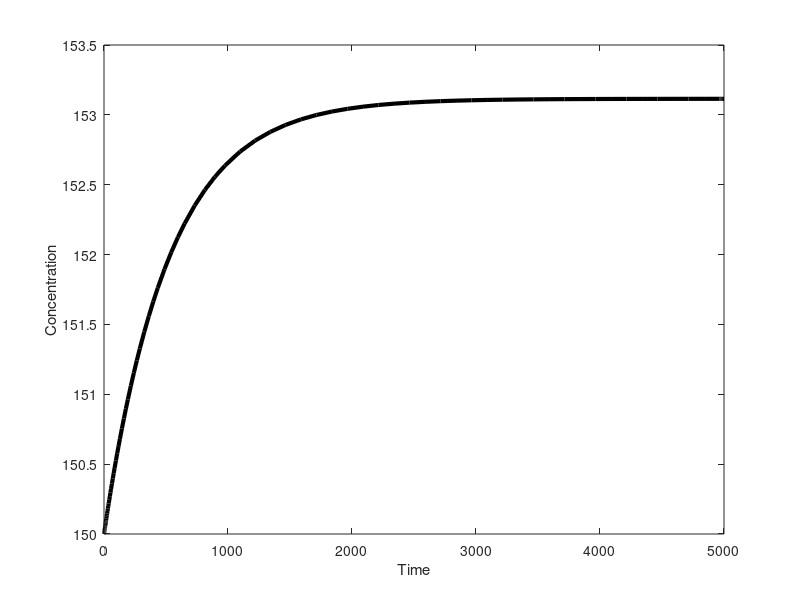

The MATLAB script that drew this image:
%file arabidopsis_branch.m
%from Curien et al., 2003, Eur. J. Biochemistry 270, p. 4615-4627
%Problem 5.6.7

function arabidopsis_branch

%declare parameters
global kcatCGS;
global KmCGScys;
global KmCGSPhser;
global KiCGSPi;

global KiTSPi;
global JPhser;

global Cys;
global CGS;
global Pi;
global ADOMET;
global TS;

%assign parameter values

kcatCGS=30; %/sec
KmCGScys=460; %muM
KmCGSPhser=2500; %muM
KiCGSPi=2000; %muM
 
KiTSPi =1000; %muM
JPhser=0.3; %muM/sec
 
Cys=250;%muM
CGS=0.7;%muM
Pi=10000;%muM
ADOMET=20; %muM
TS=5; %muM


%set up simulation options
ODEFUN=@branchddt;
options=odeset('RelTol', 1e-6, 'AbsTol', 1e-6, 'Refine', 3);
%set simulation time
Tend=5000;

%run simulation
[t,S]=ode45(ODEFUN, [0,Tend], [150]);

%plot results
figure(21)
plot(t, S, 'k', 'LineWidth',3)
%axis([0 Tend 0 5])
xlabel('Time')
ylabel('Concentration')

end


%dynamics for bistable metabolic chain
function dS = branchddt(t,S)

global kcatCGS;
global KmCGScys;
global KmCGSPhser;
global KiCGSPi;

global KiTSPi;
global JPhser;
global Cys;
global CGS;
global Pi;
global ADOMET;
global TS;

Phser=S;

kcatappCGS=kcatCGS/(1+KmCGScys/Cys);

KmCGSapp=(KmCGSPhser/(1+KmCGScys/Cys))*(1+Pi/KiCGSPi);

kTS=5.4*1e-5+ 6.2*1e-3*ADOMET^2.9/(32^2.9+ADOMET^2.9);

 vThr=TS*kTS/(1+Pi/KiTSPi)*Phser;
 
 vcystathionine=kcatappCGS*CGS*Phser/(KmCGSapp+Phser);

dS=[JPhser - vThr-vcystathionine];

    
end


